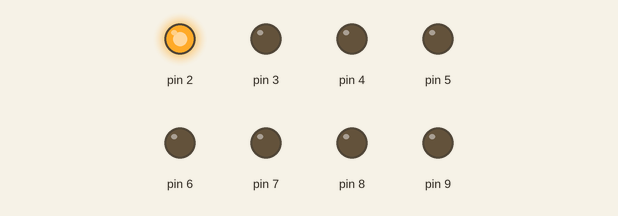
Simulated run of this sketch. Board: Arduino Uno, built with avr-gcc and run on an emulated ATmega328P. Parts: output pins drawn as LEDs (lit = HIGH).

Above: at 0.1 s.
At 0.7 s:
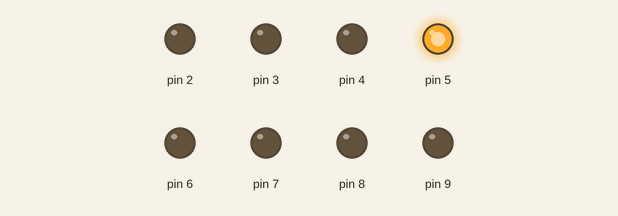
At 1.1 s:
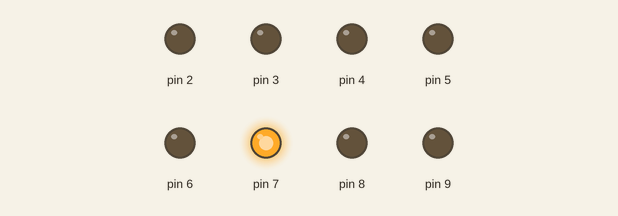
At 1.5 s:
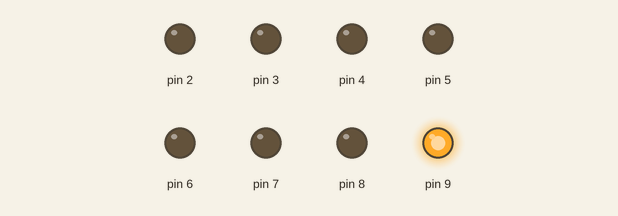
At 2.5 s:
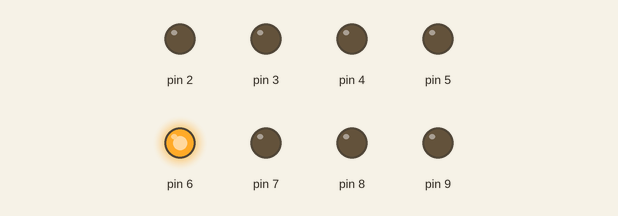
At 3.5 s:
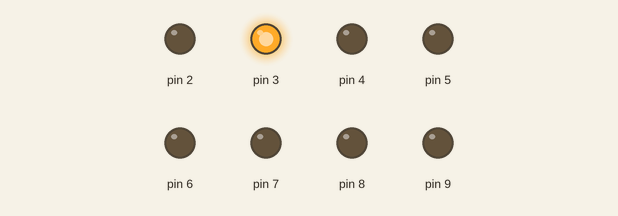
Timing chart, 0 to 3.8 s (numbered marks = the images above):
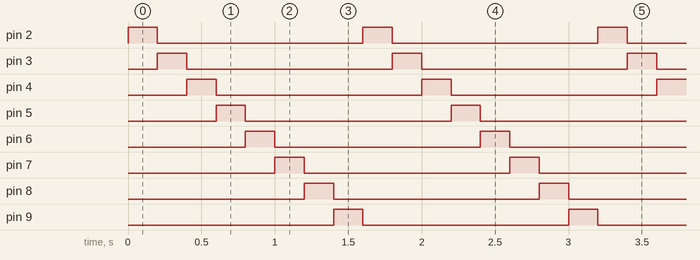

Measured:
- by itself, pin 2–9: alternates HIGH for 0.20 s and LOW for 1.4 s
- by itself, everything shown: repeats every 1.6 s, in 8 steps

The sketch:

el_sequencer.pde
```cpp
/*
 * This is a program for the SparkFun EL Sequencer that demonstrates how to light
 * up each EL segment A-H for a specified time.
 *
 * by Diana Eng for Makezine.com - "Programming EL Wire Fashion"
 * http://blog.makezine.com/archive/2010/04/programming_el_wire_fashion.html
 */

#include <avr/io.h>
#include <avr/interrupt.h>
#include <util/delay.h>

// turn a given EL wire segment on or off. 'num' is between 0 and 7, corresponding
// to EL segments 'A' through 'H'.  if 'value' is true, the segment will be lit.
// if value is false, the segment will be dark.
void elSegment(byte num, boolean value) {
  digitalWrite(num + 2, value ? HIGH : LOW);
}

void setup() {
  // set up the EL wire segment pins
  byte i;
  for (i = 2; i < 10; i++) {
    pinMode(i, OUTPUT);
    digitalWrite(i, LOW);
  }
}

// control how long each segment is turned on by changing the delay
// delete the code that is not being used EL wire segments
void loop() {
  elSegment(0, true);
  delay(200);
  elSegment(0, false);

  elSegment(1, true);
  delay(200);
  elSegment(1, false);

  elSegment(2, true);
  delay(200);
  elSegment(2, false);

  elSegment(3, true);
  delay(200);
  elSegment(3, false);

  elSegment(4, true);
  delay(200);
  elSegment(4, false);

  elSegment(5, true);
  delay(200);
  elSegment(5, false);

  elSegment(6, true);
  delay(200);
  elSegment(6, false);

  elSegment(7, true);
  delay(200);
  elSegment(7, false);

}
```
